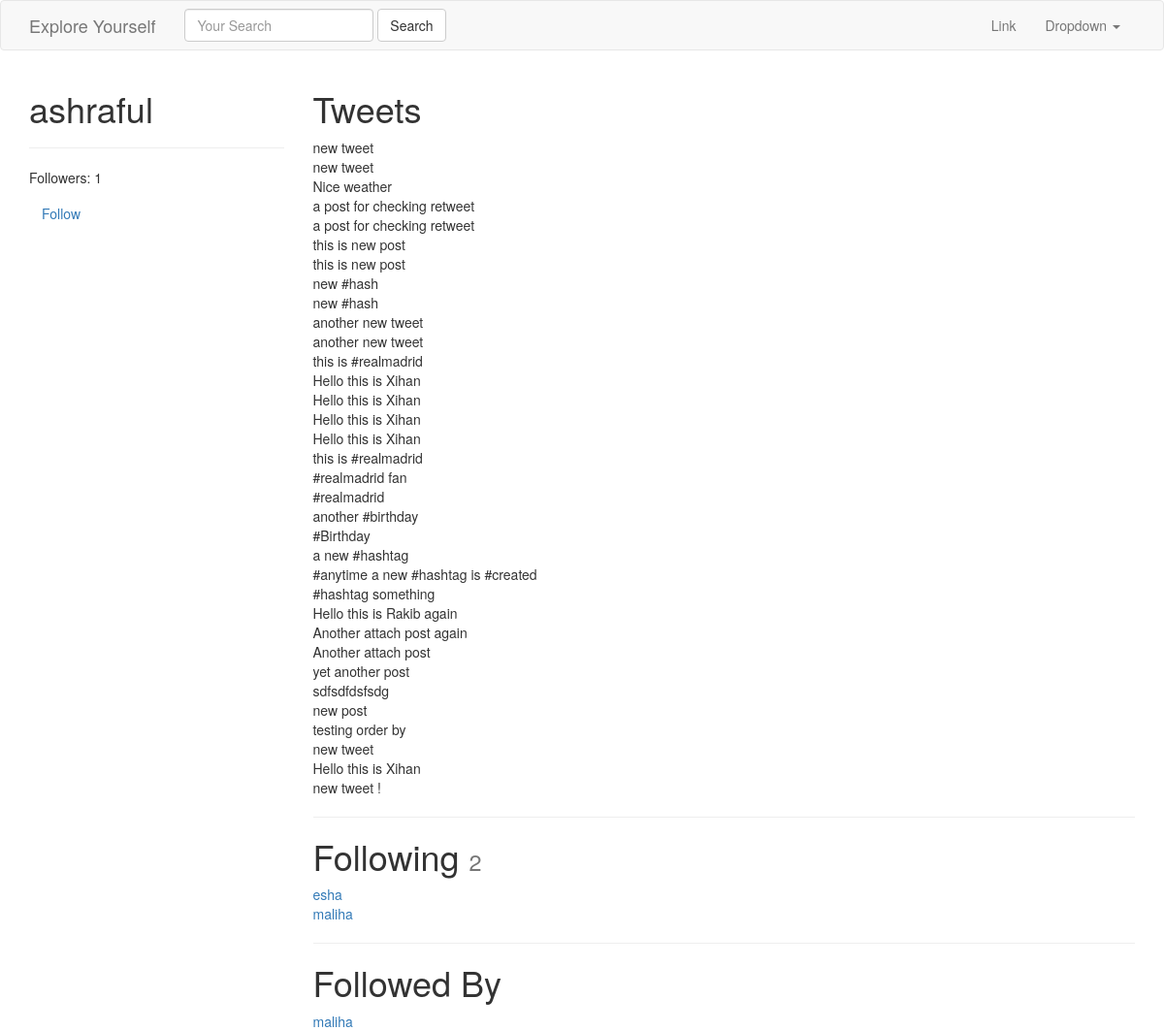
Before: /ashraful/ (signed in) with the older database file.
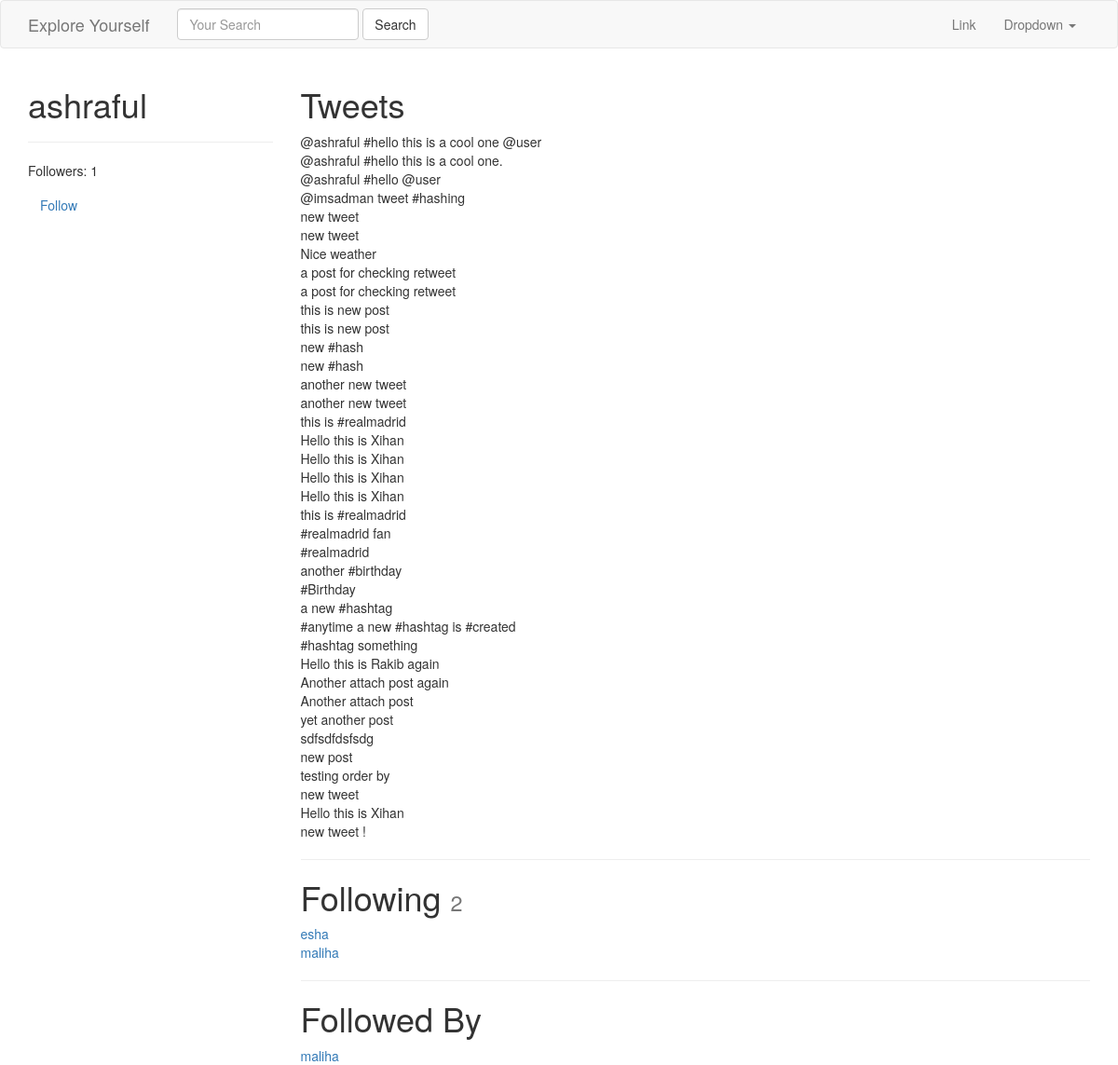
After: the same page with the newer database file.
### tweets/models.py (models this page shows, shortened)
class Tweet(models.Model):
    parent      = models.ForeignKey("self", blank=True, null=True)
    user        = models.ForeignKey(settings.AUTH_USER_MODEL)
    content     = models.CharField(max_length=140, validators=[validate_content])
    updated     = models.DateTimeField(auto_now=True)
    timestamp   = models.DateTimeField(auto_now_add=True)
    objects = TweetManager()
    def __str__(self):
        return str(self.content)
    class Meta:
        ordering = ['-timestamp']

### accounts/models.py (models this page shows, shortened)
class UserProfile(models.Model):
    user        = models.OneToOneField(settings.AUTH_USER_MODEL, related_name='profile') # user.profile
    following   = models.ManyToManyField(settings.AUTH_USER_MODEL, blank=True, related_name='followed_by')
    objects = UserProfileManager() # UserProfile.objects.all()
    def get_following(self):
        users  = self.following.all() # User.objects.all().exclude(username=self.user.username)
        return users.exclude(username=self.user.username)
    def get_follow_url(self):
        return reverse_lazy("profiles:follow", kwargs={"username":self.user.username})

### accounts/views.py (the view)
# urls.py: url(r'^(?P<username>[\w.@+-]+)/$', UserDetailView.as_view(), name='detail'), #tweet/1/
class UserDetailView(DetailView):
    template_name = 'accounts/user_detail.html'
    queryset = User.objects.all()
    def get_object(self):
        return get_object_or_404(
                    User,
                    username__iexact=self.kwargs.get("username")
                    )
    def get_context_data(self, *args, **kwargs):
        context = super(UserDetailView, self).get_context_data(*args, **kwargs)
        following = UserProfile.objects.is_following(self.request.user, self.get_object())
        context['following'] = following
        return context

### accounts/models.py (called while the page is built)
    def all(self):
        qs = self.get_queryset().all()
        try:
            if self.instance:
                qs = qs.exclude(user=self.instance)
        except:
            pass
        return qs

    def is_following(self, user, followed_by_user):
        user_profile, created = UserProfile.objects.get_or_create(user=user)
        if created:
            return False
        if followed_by_user in user_profile.following.all():
            return True
        return False

### accounts/templates/accounts/user_detail.html
{% extends "base.html" %}
{% block content %}
<div class='row'>
    <div class='col-sm-3 col-xs-12'>
        <h1>{{ object.username }} </h1>
        <hr/>
        <p>Followers: {{ object.followed_by.all.count }}</p>
        <p>
            <a class='btn btn-link' href='{{ object.profile.get_follow_url }}'>
                    {% if following %}Unfollow{% else %}Follow{% endif %}
                </a>
        </p>
    </div>
    <div class='col-sm-9 col-xs-12'>
         <h1>Tweets</h1>
         {% for tweet in object.tweet_set.all %}
         {{ tweet }}<br/>
         {% endfor %}
         <hr/>
          <h1>Following <small>{{ object.profile.get_following.count }}</small></h1>
             {% for user in object.profile.get_following %}
             <a href='/{{ user.username }}'>{{ user.username }}</a><br/>
             {% empty %}
             <h4>Not following any users</h4>
             {% endfor %}
          <hr/>
          <h1>Followed By</h1>
             {% for profile in object.followed_by.all %}
             <a href='/{{ profile.user.username }}'>{{ profile.user.username }}</a><br/>
             {% empty %}
             <h4>Not followed by any users</h4>
             {% endfor %}
     </div>
</div>
{% endblock content %}

### templates/base.html (shortened to what this page needs)
{% load static %}
<html lang="en">
  <head>
    <link href="{% static 'css/bootstrap.min.css' %}" rel="stylesheet">
  </head>
  <body>
    {% include "navbar.html" %}
    <div class='container'>
      {% block content %}
      {% endblock content %}
  </body>
</html>

### templates/navbar.html (shortened to what this page needs)
<nav class="navbar navbar-default">
  <div class="container">
    <div class="navbar-header">
      <a class="navbar-brand" href="{% url 'home' %}">Explore Yourself</a>
    </div>
    {% include "tweets/search_form.html" %}
    <div class="collapse navbar-collapse" id="bs-example-navbar-collapse-1">
      <ul class="nav navbar-nav navbar-right">
        <li><a href="#">Link</a></li>
        <li class="dropdown">
          <a href="#" class="dropdown-toggle" data-toggle="dropdown" role="button" aria-haspopup="true" aria-expanded="false">Dropdown <span class="caret"></span></a>
        </li>
      </ul>
    </div>
  </div>
</nav>

### tweets/templates/tweets/search_form.html
<form id='navbar-search-form' class="navbar-form navbar-left" method="GET" action="{% url "tweet:list" %}"">
	<div class="form-group">
		<input  class="form-control" type="text" name="q" placeholder='Your Search' value='{{ request.GET.q }}' />
		</div>
	<input class="btn btn-default" type="submit" value="Search">
</form>

Changed rows visible on the page:
added Tweet: content "@ashraful #hello this is a cool one @user"
added Tweet: content "@ashraful #hello this is a cool one."
added Tweet: content "@ashraful #hello @user"
added Tweet: content "@imsadman tweet #hashing"
